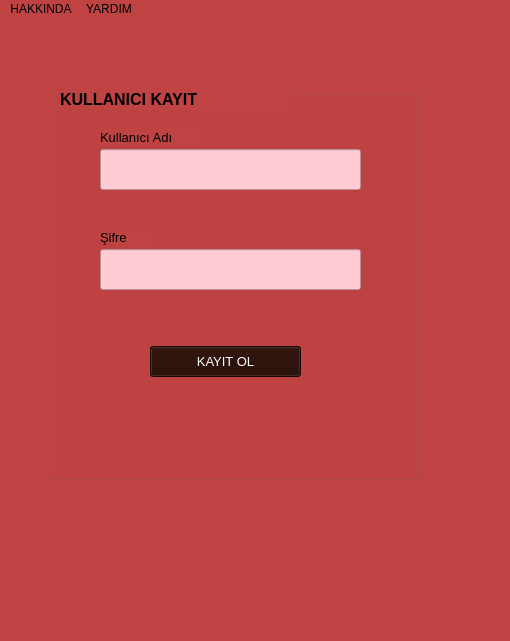
<?xml version="1.0" encoding="UTF-8"?>
<ui version="4.0">
 <class>MainWindow</class>
 <widget class="QMainWindow" name="MainWindow">
  <property name="geometry">
   <rect>
    <x>0</x>
    <y>0</y>
    <width>510</width>
    <height>641</height>
   </rect>
  </property>
  <property name="windowTitle">
   <string>MainWindow</string>
  </property>
  <property name="styleSheet">
   <string notr="true">background-color: #bf4342;</string>
  </property>
  <widget class="QWidget" name="centralwidget">
   <widget class="QLabel" name="label">
    <property name="geometry">
     <rect>
      <x>-1130</x>
      <y>-10</y>
      <width>1631</width>
      <height>741</height>
     </rect>
    </property>
    <property name="text">
     <string/>
    </property>
    <property name="pixmap">
     <pixmap>../../Resimler/Ekran Görüntüleri/kan18.png</pixmap>
    </property>
   </widget>
   <widget class="QGroupBox" name="grpKayit">
    <property name="geometry">
     <rect>
      <x>50</x>
      <y>70</y>
      <width>371</width>
      <height>391</height>
     </rect>
    </property>
    <property name="styleSheet">
     <string notr="true">QGroupBox {
    border: 2px solid black;  /* Siyah renkte 2 piksel kalınlığında kenar */
    border-radius: 10px;  /* Kenarları oval yapmak için */
    margin-top: 20px;  /* Başlıkla kutu arasında boşluk */
}

QGroupBox::title {
    subcontrol-origin: margin;  /* Başlığın kenarlarla olan hizasını ayarlamak için */
    subcontrol-position: top center;  /* Başlığı yukarıda ve ortada konumlandırmak için */
    padding: 0 5px;  /* Başlığın etrafında boşluk
</string>
    </property>
    <property name="title">
     <string/>
    </property>
    <widget class="QPushButton" name="psbKayitKayit">
     <property name="geometry">
      <rect>
       <x>100</x>
       <y>257</y>
       <width>151</width>
       <height>31</height>
      </rect>
     </property>
     <property name="font">
      <font>
       <family>Microsoft YaHei UI</family>
       <pointsize>10</pointsize>
       <weight>50</weight>
       <bold>false</bold>
       <underline>false</underline>
      </font>
     </property>
     <property name="styleSheet">
      <string notr="true">background-color: #220901; color:white 
</string>
     </property>
     <property name="text">
      <string>KAYIT OL</string>
     </property>
    </widget>
    <widget class="QLineEdit" name="lneKayitSifre">
     <property name="geometry">
      <rect>
       <x>50</x>
       <y>160</y>
       <width>261</width>
       <height>41</height>
      </rect>
     </property>
     <property name="styleSheet">
      <string notr="true">background-color: #ffccd5;
</string>
     </property>
    </widget>
    <widget class="QLabel" name="lblKayitKullanciAdi">
     <property name="geometry">
      <rect>
       <x>50</x>
       <y>40</y>
       <width>101</width>
       <height>16</height>
      </rect>
     </property>
     <property name="font">
      <font>
       <pointsize>10</pointsize>
      </font>
     </property>
     <property name="text">
      <string>Kullanıcı Adı</string>
     </property>
    </widget>
    <widget class="QLabel" name="lblKayitSifre">
     <property name="geometry">
      <rect>
       <x>50</x>
       <y>140</y>
       <width>55</width>
       <height>16</height>
      </rect>
     </property>
     <property name="font">
      <font>
       <pointsize>10</pointsize>
      </font>
     </property>
     <property name="text">
      <string>Şifre</string>
     </property>
    </widget>
    <widget class="QLineEdit" name="lneKayitKullaniciAdi">
     <property name="geometry">
      <rect>
       <x>50</x>
       <y>60</y>
       <width>261</width>
       <height>41</height>
      </rect>
     </property>
     <property name="styleSheet">
      <string notr="true">background-color: #ffccd5;
</string>
     </property>
     <property name="inputMask">
      <string/>
     </property>
    </widget>
    <widget class="QLabel" name="label_2">
     <property name="geometry">
      <rect>
       <x>10</x>
       <y>0</y>
       <width>231</width>
       <height>20</height>
      </rect>
     </property>
     <property name="font">
      <font>
       <pointsize>12</pointsize>
       <weight>75</weight>
       <bold>true</bold>
      </font>
     </property>
     <property name="text">
      <string>KULLANICI KAYIT</string>
     </property>
    </widget>
   </widget>
  </widget>
  <widget class="QMenuBar" name="menubar">
   <property name="geometry">
    <rect>
     <x>0</x>
     <y>0</y>
     <width>510</width>
     <height>26</height>
    </rect>
   </property>
   <widget class="QMenu" name="menuHAKKINDA">
    <property name="styleSheet">
     <string notr="true">QMenu {
    background-color: #2e2e2e; /* Menü arka plan rengi */
    color: #ffffff; /* Metin rengi */
    border: 1px solid #4d4d4d; /* Kenar rengi */
    border-radius: 8px; /* Köşeleri yuvarlama */
    padding: 8px; /* İçerik ile kenar arasındaki boşluk */
}

QMenu::item {
    background-color: transparent; /* Öğelerin arka planı */
    padding: 5px 30px; /* Öğelerin iç boşluğu */
    margin: 2px 0px; /* Öğeler arasındaki boşluk */
    border-radius: 4px; /* Öğelerin köşe yuvarlama */
}

QMenu::item:selected {
    background-color: #4d4d4d; /* Üzerine gelindiğinde arka plan rengi */
    color: #ffffff; /* Üzerine gelindiğinde metin rengi */
}

QMenu::separator {
    height: 1px; /* Ayırıcı çizgi yüksekliği */
    background-color: #707070; /* Ayırıcı çizgi rengi */
    margin: 4px 8px; /* Ayırıcı çizgi ve kenar arasındaki boşluk */
}

QMenu::indicator {
    width: 12px; /* Genişlik */
    height: 12px; /* Yükseklik */
}

QMenu::
</string>
    </property>
    <property name="title">
     <string>HAKKINDA</string>
    </property>
    <widget class="QMenu" name="menuM_SYONUMUZ_Hayat_kurtarmak_i_in_kan_ba_n_te_vik_ederek_toplum_sa_l_n_iyile_tirmek_ve_ihtiyac_olan_hastalara_g_venli_kan_temin_etmek">
     <property name="title">
      <string>MİSYONUMUZ;
Hayat kurtarmak için kan bağışını teşvik ederek, toplum sağlığını iyileştirmek ve ihtiyacı olan hastalara güvenli kan temin etmek.</string>
     </property>
    </widget>
    <addaction name="menuM_SYONUMUZ_Hayat_kurtarmak_i_in_kan_ba_n_te_vik_ederek_toplum_sa_l_n_iyile_tirmek_ve_ihtiyac_olan_hastalara_g_venli_kan_temin_etmek"/>
    <addaction name="separator"/>
    <addaction name="actionV_ZYONUMUZ_Kan_ba_n_n_yayg_nla_t_herkesin_ba_oldu_u_ve_hi_bir_hastan_n_kan_ihtiyac_ya_amayaca_bir_d_nya_yaratmak"/>
    <addaction name="separator"/>
    <addaction name="actionHer_Hakk_Sakl_d_r_2025"/>
   </widget>
   <widget class="QMenu" name="menuYARDIM">
    <property name="styleSheet">
     <string notr="true">QMenu {
    background-color: #2e2e2e; /* Menü arka plan rengi */
    color: #ffffff; /* Metin rengi */
    border: 1px solid #4d4d4d; /* Kenar rengi */
    border-radius: 8px; /* Köşeleri yuvarlama */
    padding: 8px; /* İçerik ile kenar arasındaki boşluk */
}

QMenu::item {
    background-color: transparent; /* Öğelerin arka planı */
    padding: 5px 30px; /* Öğelerin iç boşluğu */
    margin: 2px 0px; /* Öğeler arasındaki boşluk */
    border-radius: 4px; /* Öğelerin köşe yuvarlama */
}

QMenu::item:selected {
    background-color: #4d4d4d; /* Üzerine gelindiğinde arka plan rengi */
    color: #ffffff; /* Üzerine gelindiğinde metin rengi */
}

QMenu::separator {
    height: 1px; /* Ayırıcı çizgi yüksekliği */
    background-color: #707070; /* Ayırıcı çizgi rengi */
    margin: 4px 8px; /* Ayırıcı çizgi ve kenar arasındaki boşluk */
}

QMenu::indicator {
    width: 12px; /* Genişlik */
    height: 12px; /* Yükseklik */
}

QMenu::
</string>
    </property>
    <property name="title">
     <string>YARDIM</string>
    </property>
    <addaction name="action_leti_im"/>
    <addaction name="separator"/>
    <addaction name="actionE_POSTA_dilarabebek4_gmail_com"/>
   </widget>
   <addaction name="menuHAKKINDA"/>
   <addaction name="menuYARDIM"/>
  </widget>
  <widget class="QStatusBar" name="statusbar"/>
  <action name="actionBu_stil_sayfas_QMenu_n_n_genel_g_r_n_m_n_d_zenlerken_ayn_zamanda_alt_alta_metinleri_destekleyecek_ekilde_d_zenlenmi_tir_E_er_metinler_hala_yanyana_g_r_n_yorsa_HTML_etiketlerini_eklerken_d_zg_n_bi_imlendirilmi_oldu_undan_emin_olun">
   <property name="text">
    <string>Bu stil sayfası, QMenu'nün genel görünümünü düzenlerken aynı zamanda alt alta metinleri destekleyecek şekilde düzenlenmiştir. Eğer metinler hala yanyana görünüyorsa, HTML etiketlerini eklerken düzgün \n biçimlendirilmiş olduğundan emin olun.</string>
   </property>
   <property name="iconText">
    <string>Bu stil sayfası, QMenu'nün genel
 görünümünü düzenlerken aynı zamanda

 alt alta metinleri destekleyecek şekilde düzenlenmiştir. Eğer metinler hala

 yanyana görünüyorsa, HTML etiketlerini eklerken düzgün biçimlendirilmiş

 olduğundan emin olun.</string>
   </property>
   <property name="toolTip">
    <string>&lt;html&gt;&lt;head/&gt;&lt;body&gt;&lt;p&gt;Bu stil sayfası, QMenu'nün genel görünümünü düzenlerken aynı zamanda alt alta metinleri destekleyecek&lt;/p&gt;&lt;p&gt;&lt;br/&gt;&lt;/p&gt;&lt;p&gt; şekilde düzenlenmiştir.&lt;/p&gt;&lt;p&gt; Eğer metinler hala yanyana görünüyorsa, &lt;/p&gt;&lt;p&gt;HTML etiketlerini eklerken düzgün \n biçimlendirilmiş olduğundan emin olun.&lt;/p&gt;&lt;/body&gt;&lt;/html&gt;</string>
   </property>
  </action>
  <action name="actionHer_Hakk_Sakl_d_r_2024">
   <property name="text">
    <string>Her Hakkı Saklıdır © 2024</string>
   </property>
  </action>
  <action name="actionV_ZYONUMUZ_Kan_ba_n_n_yayg_nla_t_herkesin_ba_oldu_u_ve_hi_bir_hastan_n_kan_ihtiyac_ya_amayaca_bir_d_nya_yaratmak">
   <property name="text">
    <string>VİZYONUMUZ;
Kan bağışının yaygınlaştığı, herkesin bağışçı olduğu ve hiçbir hastanın kan ihtiyacı yaşamayacağı bir dünya yaratmak.</string>
   </property>
  </action>
  <action name="actionHer_Hakk_Sakl_d_r_2025">
   <property name="text">
    <string>Her Hakkı Saklıdır © 2024 </string>
   </property>
  </action>
  <action name="action_leti_im">
   <property name="text">
    <string>İletişim;</string>
   </property>
  </action>
  <action name="actionE_POSTA_dilarabebek4_gmail_com">
   <property name="text">
    <string>E-POSTA: dilarabebek4@gmail.com</string>
   </property>
  </action>
 </widget>
 <resources/>
 <connections/>
</ui>
